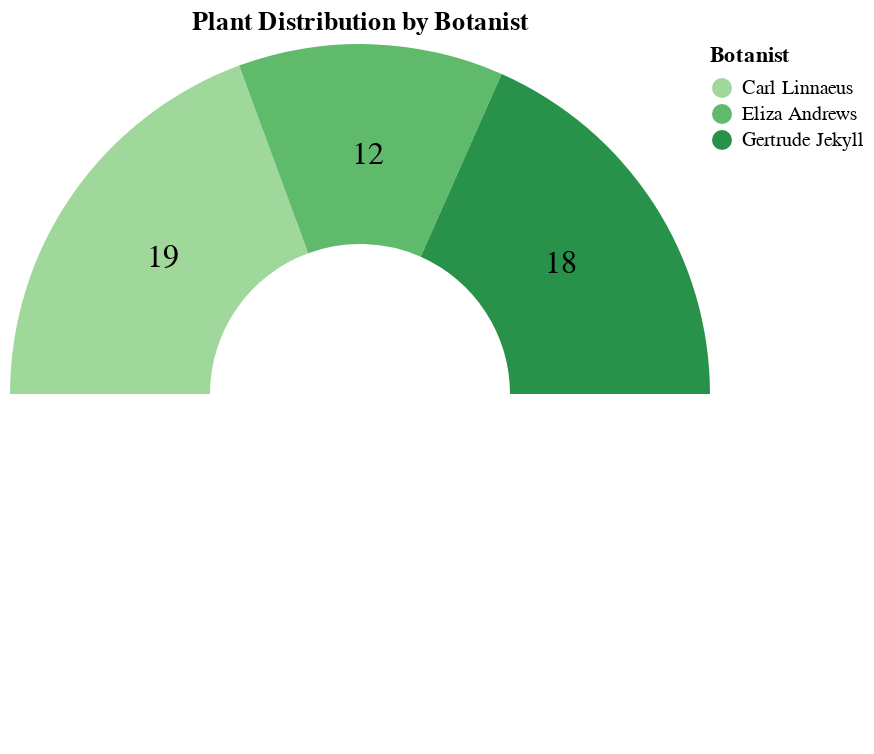

Here is the notebook cell this chart was saved with:
### Code cell
import altair as alt

pie = alt.Chart(g_df).mark_arc(innerRadius=75).encode(
    theta=alt.Theta(field="Number of plants", type="quantitative", stack=True, scale=alt.Scale(
        type="linear", rangeMax=1.5708, rangeMin=-1.5708)),
    color=alt.Color(
        field="Botanist", type="nominal",
        scale=alt.Scale(scheme="greens"),
        legend=alt.Legend(orient="right", title="Botanist",
                          offset=0)  # Move legend closer
    )
).properties(
    title="Plant Distribution by Botanist"
)

# Text inside the arc segments
text = pie.mark_text(radius=120, fontSize=16, fill="black", baseline="middle", align="center").encode(
    text=alt.Text("Number of plants:Q")
)

# Combine pie chart and text, and adjust the chart size to bring legend closer
chart = (pie + text).properties(
    title="Plant Distribution by Botanist",
    width=350,  # Decrease width to bring legend closer
    height=350
)

chart

### Figure 1 — Vega-Lite specification as saved in the notebook (floating-point values rounded to 4 significant figures)
{"config": {"view": {"continuousWidth": 300, "continuousHeight": 300}}, "layer": [{"mark": {"type": "arc", "innerRadius": 75}, "encoding": {"color": {"field": "Botanist", "legend": {"offset": 0, "orient": "right", "title": "Botanist"}, "scale": {"scheme": "greens"}, "type": "nominal"}, "theta": {"field": "Number of plants", "scale": {"rangeMax": 1.571, "rangeMin": -1.571, "type": "linear"}, "stack": true, "type": "quantitative"}}, "title": "Plant Distribution by Botanist"}, {"mark": {"type": "text", "align": "center", "baseline": "middle", "fill": "black", "fontSize": 16, "radius": 120}, "encoding": {"color": {"field": "Botanist", "legend": {"offset": 0, "orient": "right", "title": "Botanist"}, "scale": {"scheme": "greens"}, "type": "nominal"}, "text": {"field": "Number of plants", "type": "quantitative"}, "theta": {"field": "Number of plants", "scale": {"rangeMax": 1.571, "rangeMin": -1.571, "type": "linear"}, "stack": true, "type": "quantitative"}}, "title": "Plant Distribution by Botanist"}], "data": {"name": "data-6f08c486b829433e33c589a8101905c2"}, "height": 350, "title": "Plant Distribution by Botanist", "width": 350, "$schema": "https://vega.github.io/schema/vega-lite/v5.20.1.json", "datasets": {"data-6f08c486b829433e33c589a8101905c2": [{"Botanist": "Carl Linnaeus", "Number of plants": 19}, {"Botanist": "Eliza Andrews", "Number of plants": 12}, {"Botanist": "Gertrude Jekyll", "Number of plants": 18}]}}
